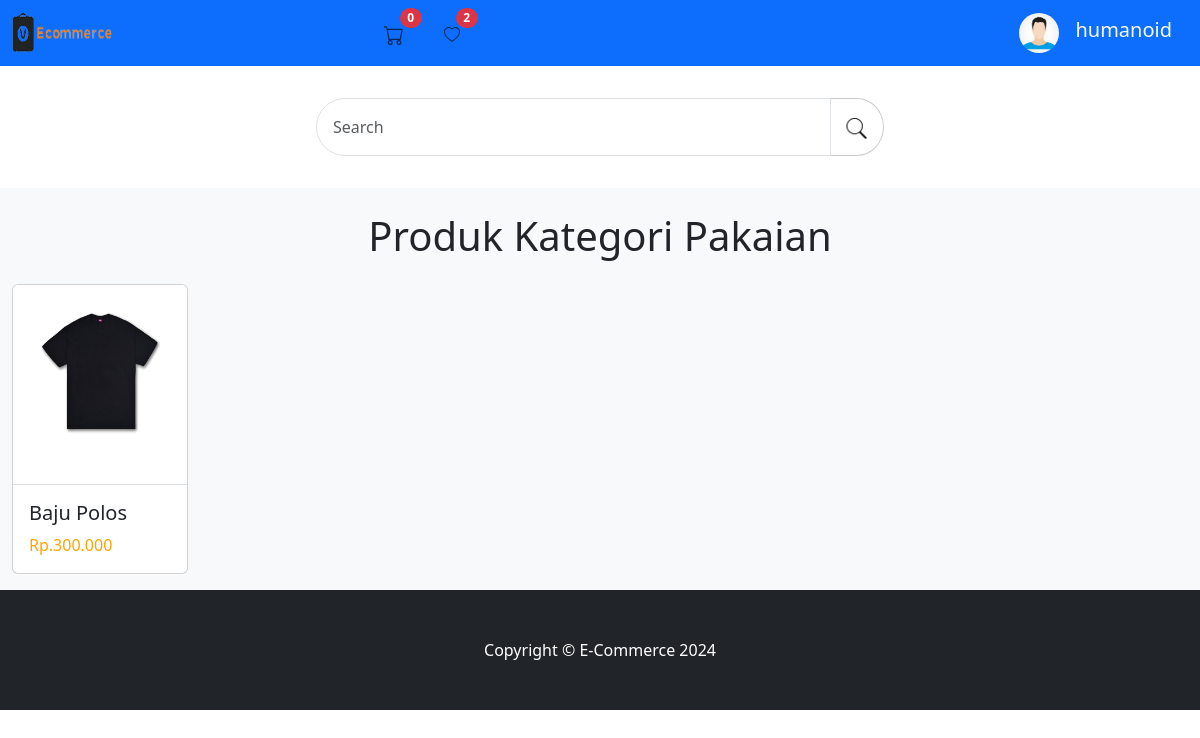
The page /E-commerce/website/dashboardkategori.php?id=2 (signed in) on the database its author committed.
### tables this page shows
CREATE TABLE `tbl_user` (
  `id` int(10) NOT NULL,
  `nama` varchar(100) NOT NULL,
  `username` varchar(100) NOT NULL,
  `password` varchar(255) NOT NULL,
  `alamat` text NOT NULL,
  `no_telepon` varchar(20) NOT NULL,
  `foto_profil` text NOT NULL,
  `duit` decimal(10,2) NOT NULL
);

CREATE TABLE `tbl_kategori` (
  `id` int(10) NOT NULL,
  `nama_kategori` varchar(100) NOT NULL,
  `gambar_kategori` text NOT NULL
);

CREATE TABLE `tbl_produk` (
  `id` int(111) NOT NULL,
  `user_id` int(111) NOT NULL,
  `id_kategori` int(111) NOT NULL,
  `nama_produk` varchar(255) NOT NULL,
  `deskripsi` text NOT NULL,
  `harga` decimal(10,2) DEFAULT NULL,
  `gambar` varchar(255) NOT NULL,
  `stok` int(111) NOT NULL
);

### E-commerce/website/dashboardkategori.php (the view, shortened to what this page needs)
<?php
include '../koneksi.php';
$id_kategori = isset($_GET['id']) ? intval($_GET['id']) : 0;
$kategori_query = mysqli_query($conn, "SELECT * FROM tbl_kategori WHERE id = $id_kategori");
$kategori = mysqli_fetch_array($kategori_query);
$nama_kategori = $kategori ? $kategori['nama_kategori'] : 'Kategori';
$produk_query = mysqli_query($conn, "SELECT * FROM tbl_produk WHERE id_kategori = $id_kategori");
?>
<!DOCTYPE html>
<html lang="en">
<head>
    <link href="https://cdn.jsdelivr.net/npm/bootstrap@5.3.3/dist/css/bootstrap.min.css" rel="stylesheet">
</head>
<body>
    <?php include 'header/navbarsearch.php'; ?>
    <div class="container-fluid bg-light pt-4 pb-3">
        <h1 class="text-center">Produk Kategori <?php echo htmlspecialchars($nama_kategori); ?></h1>
        <div class="row row-cols-1 row-cols-md-6 g-4 pt-3">
            <?php
                while ($row = mysqli_fetch_array($produk_query)) {
                    $id_produk = $row['id'];
                    $nama_produk = $row['nama_produk'];
                    $gambar_produk = $row['gambar'];
                    $harga = $row['harga'];
            ?>
                <a href="beli.php?id=<?php echo $id_produk; ?>" class="col text-decoration-none">
                    <div class="card h-100">
                        <img src="http://localhost/E-commerce/E-commerce/website/gambar/<?php echo $gambar_produk; ?>" class="card-img-top border-bottom" alt="Foto Produk" height="200px">
                        <div class="card-body">
                            <h5 class="card-title"><?php echo htmlspecialchars($nama_produk); ?></h5>
                            <p class="card-text" style="color: orange;">Rp.<?php echo number_format($harga,0,',','.'); ?></p>
                        </div>
                    </div>
                </a>
            <?php } ?>
        </div>
    </div>
    <footer class="py-5 bg-dark">
        <div class="container-fluid">
            <p class="m-0 text-center text-white">Copyright &copy; E-Commerce 2024</p>
        </div>
    </footer>
</body>
</html>

### E-commerce/website/header/navbarsearch.php (shortened to what this page needs)
<?php
include __DIR__ . '/../../koneksi.php';
$user_id = $_SESSION['user_id'];
$query = "SELECT * FROM tbl_user WHERE id = $user_id";
$result = mysqli_query($conn, $query);
if ($result && mysqli_num_rows($result) > 0) {
  $row = mysqli_fetch_assoc($result);
  $nama_pengguna = $row['nama'];
  $user_id = $_SESSION['user_id'];
  $cart_total = 0;
  $query_wishlist = "SELECT * FROM tbl_wishlist WHERE user_id = ?";
  $stmt = $conn->prepare($query_wishlist);
  $stmt->bind_param("i", $user_id);
  $stmt->execute();
  $result_wishlist = $stmt->get_result();
  $jumlah_wishlist = $result_wishlist->num_rows;
?>
  <nav class="navbar sticky-top navbar-expand-lg navbar-light bg-primary">
    <div class="container-fluid bg-primary">
      <img class="navbar-brand" src="fotologo/e-commerce.png" width="100px" height="50px">
      <ul class="navbar-nav col-lg-6 justify-content-lg-center">
        <li class="nav-item position-relative">
          <a class="nav-link" aria-current="page" href="cart12.php"><span class="badge rounded-pill badge-notification bg-danger position-absolute" style="top: -5px; right: -10px;"><?php echo $cart_total; ?></span></a>
        </li>
        <li class="nav-item ps-4 position-relative">
          <a class="nav-link" aria-current="page" href="daftarkeinginan.php"><span class="badge rounded-pill badge-notification bg-danger position-absolute" style="top: -5px; right: -10px;"><?php echo $jumlah_wishlist; ?></span>
          </a>
        </li>
      </ul>
      <a class="navbar-brand">
        <div class="btn-group ms-auto">
          <a class="bg-transparent rounded-pill d-grid gap-2 d-md-flex justify-content-md-end text-decoration-none" href="#" role="button" id="dropdownMenuLink" data-bs-toggle="dropdown" aria-expanded="false">
            <img src="http://localhost/E-commerce/E-commerce/website/fotosampul/<?php echo $row['foto_profil']; ?>" alt="Logo" style="width: 40px;" class="rounded-pill  me-md-2">
            <h1 class="navbar-brand text-light mb-0">
              <?php echo $nama_pengguna; ?>
            </h1>
          </a>
        </div>
      </a>
    </div>
  </nav>
  <div class="d-flex align-items-center justify-content-center my-3">
    <form action="dashboardsearch.php" method="GET" class="input-group w-50 p-3">
      <input type="text" id="katakunci" name="search" placeholder="Search" class="form-control w-25 p-3 rounded-start-pill">
      <button type="submit" class="rounded-end-circle bg-transparent" style="border: 1px solid #ccc;">
        <img src="logo/1720750272_2_pencarian.png" alt="Search" class="img-fluid" width="40px" height="40px">
      </button>
    </form>
  </div>
<?php
} else {
  echo "Pengguna tidak ditemukan.";
}
?>

### rows shown on the page
tbl_user: foto_profil (placeholder picture), nama "humanoid"
tbl_kategori: nama_kategori "Pakaian"
tbl_produk: gambar (picture), nama_produk "Baju Polos", harga "300.000"

### other values the page prints
$cart_total "0"
$jumlah_wishlist "2"
